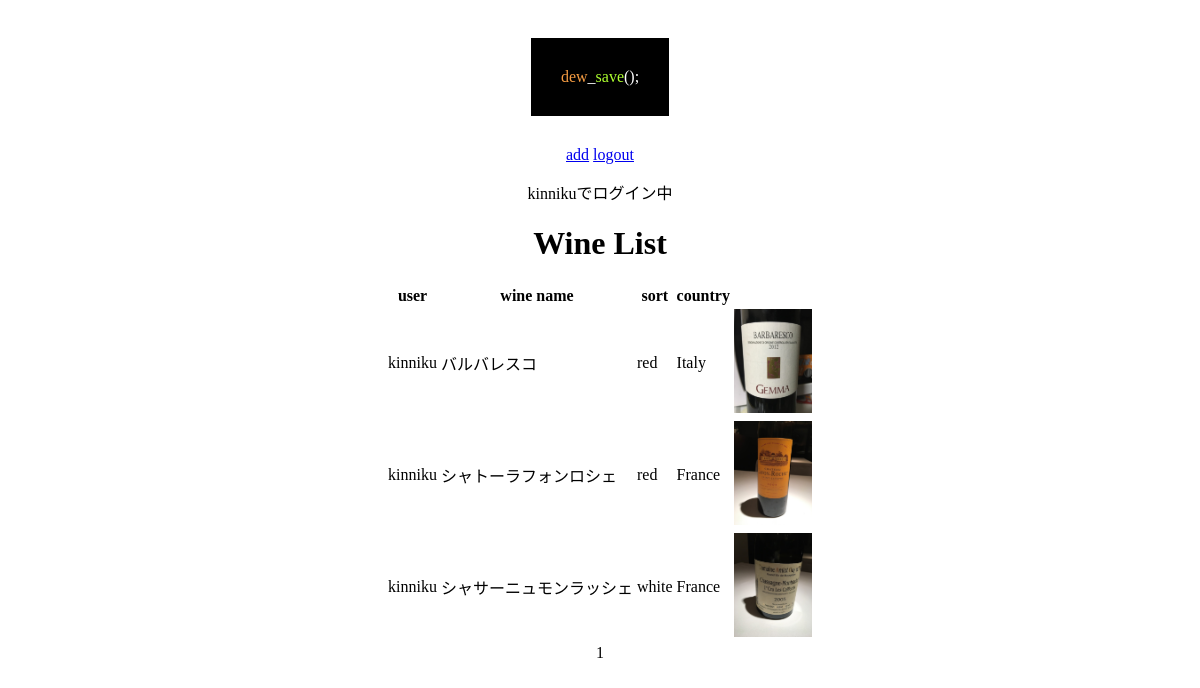
/all_wine/ (signed in), run on the app's committed database.
### wine/models.py (models this page shows, shortened)
class Wine(models.Model):
    sort_data = [
        ('red', 'red'),
        ('white', 'white'),
        ('sparkling', 'sparkling'),
    ]
    country_data = [
        ('France', 'France'),
        ('Italy','Italy'),
        ('Germany', 'Germany'),
        ('Spain', 'Spain'),
        ('Portugal', 'Portugal'),
        ('USA', 'USA'),
        ('Australia', 'Australia'),
        ('New Zealand', 'New Zealand'),
        ('Argentina', 'Argentina'),
        ('Chile', 'Chile'),
        ('South Africa', 'South Africa'),
        ('Japan', 'Japan'),
        ('etc.', 'etc.'),
    ]
    vintage_data = [
        ('1980', '1980'), ('1981', '1981'), ('1982', '1982'), ('1983', '1983'), ('1984', '1984'), ('1985', '1985'),
        ('1986', '1986'), ('1987', '1987'), ('1988', '1988'), ('1989', '1989'), ('1990', '1990'), ('1991', '1991'),
        ('1992', '1992'), ('1993', '1993'), ('1994', '1994'), ('1995', '1995'), ('1996', '1996'), ('1997', '1997'),
        ('1998', '1998'), ('1999', '1999'), ('2000', '2000'), ('2001', '2001'), ('2002', '2002'), ('2003', '2003'),
        ('2004', '2004'), ('2005', '2005'), ('2006', '2006'), ('2007', '2007'), ('2008', '2008'), ('2009', '2009'),
        ('2010', '2010'), ('2011', '2011'), ('2012', '2012'), ('2013', '2013'), ('2014', '2014'), ('2015', '2015'),
        ('2016', '2016'), ('2017', '2017'), ('2018', '2018'), ('2019', '2019'), ('2020', '2020'),
    ]
    grape_data = [
        ('Chardonnay', 'Chardonnay'),
        ('Sauvignon Blanc', 'Sauvignon Blanc'),
        ('Riesling', 'Riesling'),
        ('Gewürztraminer', 'Gewürztraminer'),
        ('Semillon', 'Semillon'),
        ('Viognier', 'Viognier'),
        ('Pino Blanc', 'Pino Blanc'),
        ('Muscadet', 'Muscadet'),
        ('Pino gris', 'Pino gris'),
        ('Cortese', 'Cortese'),
        ('Trebbiano', 'Trebbiano'),
        ('Garganega', 'Garganega'),
        ('Malvasia', 'Malvasia'),
        ('Chenin Blanc', 'Chenin Blanc'),
        ('Albariño', 'Albariño'),
        ('甲州', '甲州'),
        ('etc.', 'etc.'),
    ]
    eye_data = [
        ('green', 'green'),
        ('lemon yellow', 'lemon yellow'),
        ('yellow', 'yellow'),
        ('gold', 'gold'),
        ('amber', 'amber'),
    ]
    nose_data = [
        ('lemmon', 'レモン'), ('kime', 'ライム'), ('grapefruit', 'グレープフルーツ'), ('apple', 'リンゴ'), ('green apple', '青りんご'),
        ('pear', '洋ナシ'), ('peach', '桃'), ('apricot', 'アプリコット'), ('pineapple', 'パイナップル'), ('passion fruit', 'パッションフルーツ'),
        ('banana', 'バナナ'), ('mango', 'マンゴー'), ('lychee', 'ライチ'), ('muscat', 'マスカット'), ('water melon', 'メロン'),
        ('kinmokusei', 'キンモクセイ'), ('mint', 'ミント'), ('rose', 'バラ'), ('floral', 'お花のような'), ('herb', 'ハーブの'), ('perfume', '香水'),
        ('barrel incense', '樽香'), ('toast', 'トースト'), ('butter', 'バター'), ('vanila', 'バニラ'), ('sulfur', '硫黄'), ('honey', 'はちみつ'),
        ('cinnamon', 'シナモン'),('mineral', 'ミネラル'),
    ]
    mouth_data = [
        ('fresh', 'フレッシュ感のある'),
        ('dry', 'ドライな'),
        ('sour', '酸味が目立つ'),
        ('balance', 'バランスの良い'),
        ('sweat', '甘さのある'),
        ('fruity','フルーツ感のある'),
        ('elegant', 'エレガントな,綺麗な'),
        ('mineral','ミネラルのある'),
        ('rich', '芳醇な、豊かな'),
        ('thick', '厚みのある'),
        ('strong', '濃縮し力強い'),
        ('aging', '長期熟成型のような'),
    ]
    error_msg = [
        '50文字まででお願いします。',
        '10文字まででお願い致します。',
        '点数は5点までで採点お願い致します。',
        '点数は0点以上で採点お願い致します。',
        'ファイル形式はJPEG,PNG,GIFでお願い致します。'
    ]
    user = models.ForeignKey(get_user_model(), on_delete=models.CASCADE,default=1)
    date = models.DateTimeField(default=timezone.now)
    name = models.CharField(verbose_name='Name', max_length=100,validators=[MaxLengthValidator(50,error_msg[0])])
    sort = models.CharField(verbose_name='Sort',choices=sort_data,max_length=100)
    country = models.CharField(verbose_name='Country', choices=country_data,max_length=100)
    vintage = models.CharField(verbose_name='Vintage', choices=vintage_data,max_length=100,blank=True)
    grape = models.CharField(verbose_name='Grape', choices=grape_data,max_length=100,blank=True)
    eye = models.CharField(verbose_name='Eye', choices=eye_data,max_length=100,blank=True)
    nose = models.CharField(verbose_name='Nose', choices=nose_data,max_length=100,blank=True)
    mouth = models.CharField(verbose_name='Mouth', choices=mouth_data,max_length=100,blank=True)
    memo = models.CharField(verbose_name='Memo', max_length=200, blank=True)
    point = models.FloatField(verbose_name='Point',validators=[MaxValueValidator(5,error_msg[2]),MinValueValidator(0,error_msg[3])])
    pic = models.ImageField(upload_to='images/',blank=True,validators=[FileExtensionValidator(['JPG','PNG','GIF'],error_msg[4])])

### wine/views.py (the view)
# urls.py: path('all_wine/', All_wine.as_view(), name='all'),
class All_wine(LoginRequiredMixin,ListView):
    model = Wine
    template_name = 'wine/all_wine.html'
    paginate_by = 5
    queryset = Wine.objects.order_by('-id')

### wine/templates/wine/all_wine.html (shortened to what this page needs)
{% extends 'wine/layout.html' %}
{% block main%}
    <a href="{% url 'wine:add' %}">add</a>
    <a href="{% url 'account:logout' %}">logout</a>
    {% if user.is_authenticated %}
        <p>{{ user.get_username }}でログイン中</p>
    {% else %}
        <p>ログインしていません</p>
    {% endif %}
    <h1>Wine List</h1>
    <table>
        <tr>
            <th>user</th>
            <th>wine name</th>
            <th>sort</th>
            <th>country</th>
        </tr>
        {% for item in object_list %}
        <tr>
            <td>{{item.user}}</td>
            <td>{{item.name}}</td>
            <td>{{item.sort}}</td>
            <td>{{item.country}}</td>
        {% if item.pic %}
           <td><a href="/update_wine/{{item.id}}/" ><img src='{{item.pic.url}}' width="78px"></a></td>
        {% endif %}
        </tr>
        {% endfor %}
    </table>
    {% for num in page_obj.paginator.page_range %}
        {% if page_obj.number == num %}
            <span>{{ num }}</span>
        {% else %}
            <a href="?page={{ num }}">{{ num }}</a>
        {% endif %}
    {% endfor %}
{% endblock %}

### data on the page
Wine: user "kinniku", name "バルバレスコ", sort "red", country "Italy", pic (picture)
Wine: user "kinniku", name "シャトーラフォンロシェ", sort "red", country "France", pic (picture)
Wine: user "kinniku", name "シャサーニュモンラッシェ", sort "white", country "France", pic (picture)

### other printed values
{{ user.get_username }} "kinniku"
{{ num }} "1"
